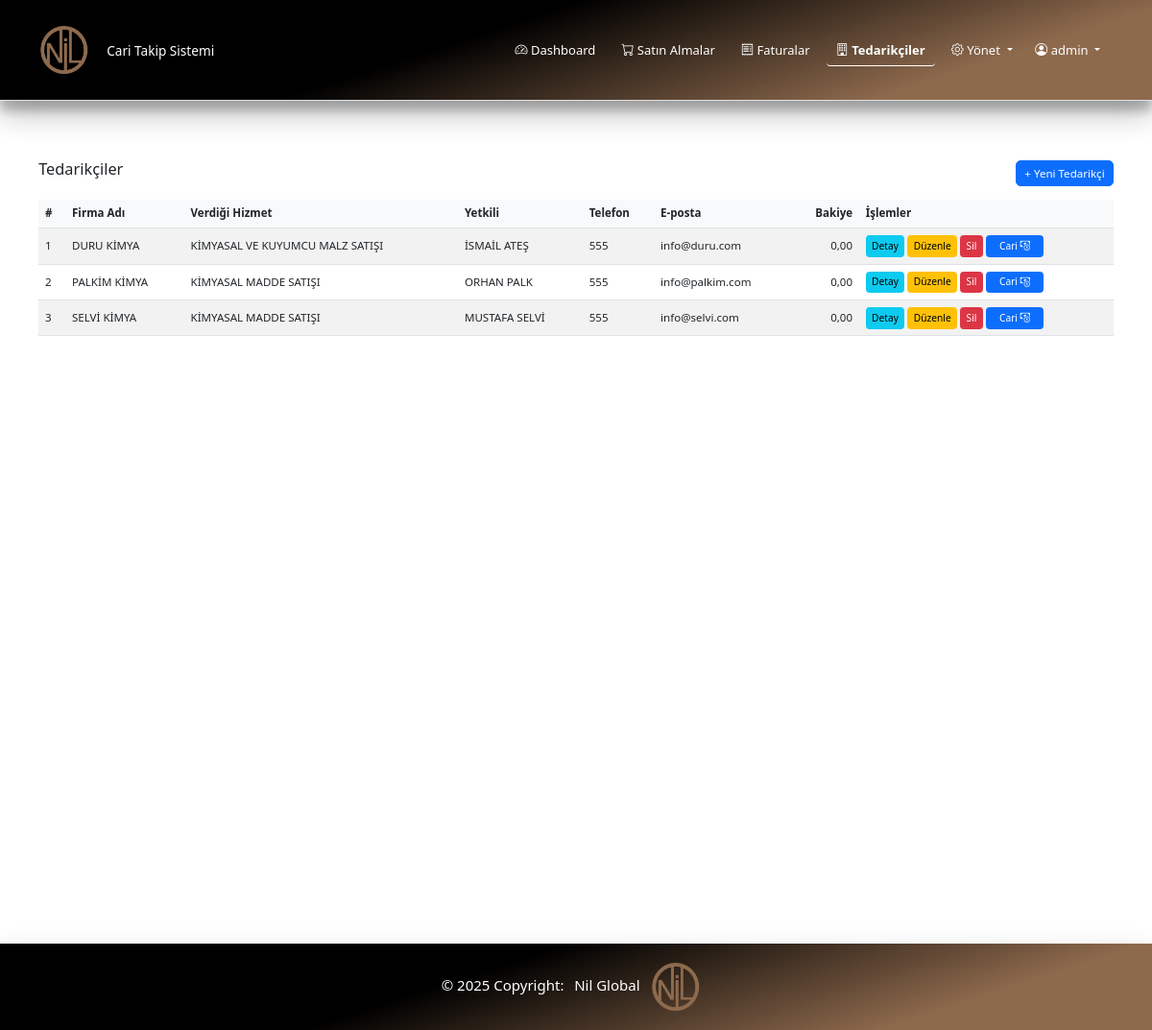
The page /tedarikciler/ (signed in) on the database as committed earlier.
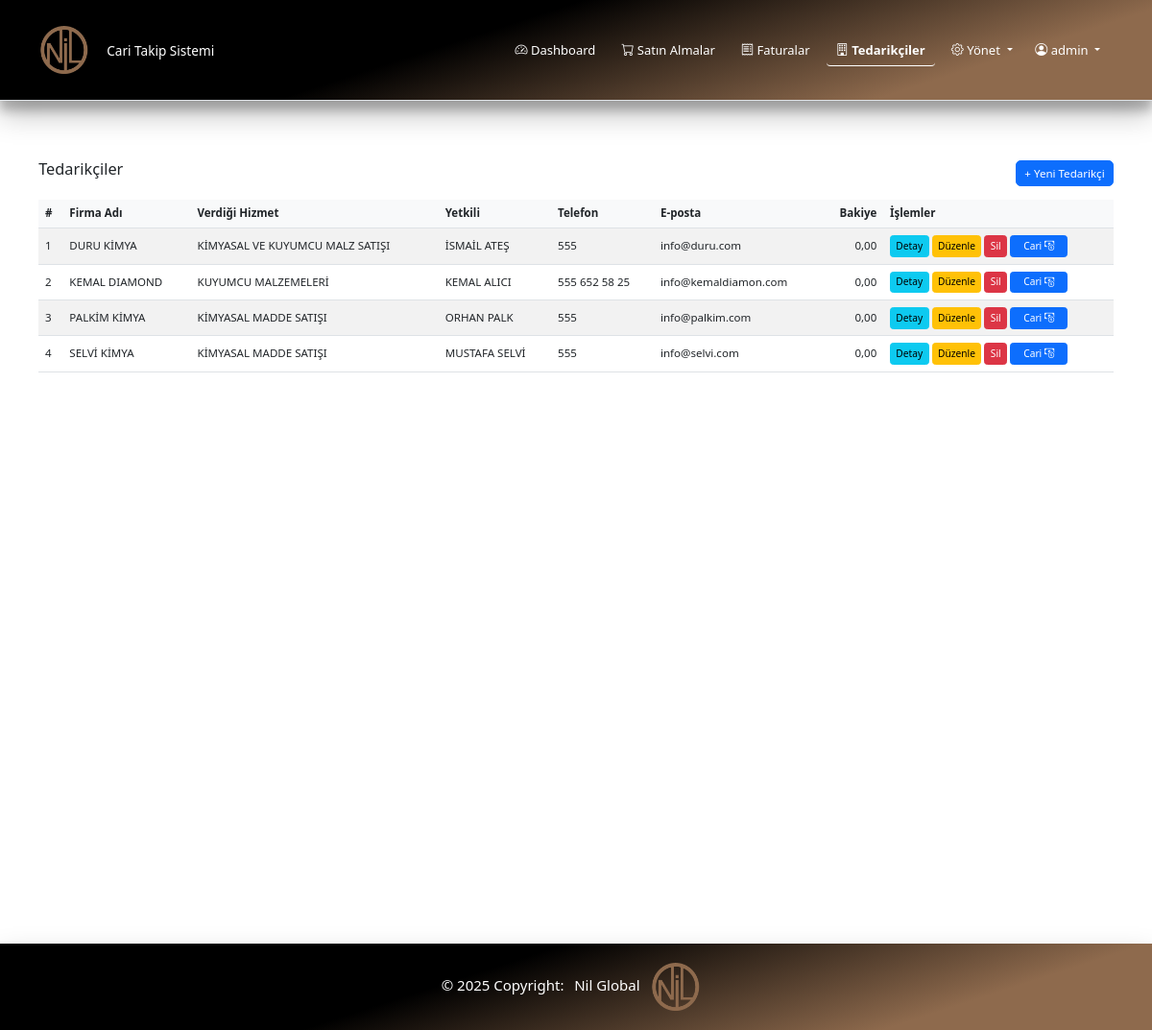
The same page on the database as committed later.
### tedarikciler/models.py (models this page shows, shortened)
class Tedarikci(models.Model):
    ad = models.CharField(max_length=255, verbose_name="Firma Adı")
    hizmet = models.CharField(max_length=255, verbose_name="Verdiği Hizmet")
    yetkili = models.CharField(max_length=255, verbose_name="Firma Yetkilisi")
    telefon = models.CharField(max_length=20, verbose_name="Telefon Numarası")
    adres = models.TextField(blank=True, verbose_name="Adres")
    email = models.EmailField(blank=True, verbose_name="E-posta Adresi")
    created_at = models.DateTimeField(auto_now_add=True)
    updated_at = models.DateTimeField(auto_now=True)
    class Meta:
        verbose_name = "Tedarikçi"
        verbose_name_plural = "Tedarikçiler"
        ordering = ['ad']

### tedarikciler/views.py (the view)
# urls.py: path('', views.tedarikci_listesi, name='tedarikci_listesi'),
@login_required
def tedarikci_listesi(request):
    tedarikciler = Tedarikci.objects.annotate(
        bakiye=Sum(
            ExpressionWrapper(
                F('satinalma__birim_fiyat') * F('satinalma__miktar') * (1 + (F('satinalma__kdv__oran') / 100.0)),
                output_field=DecimalField()
            ),
            filter=Q(satinalma__faturalari=None)
        )
    ).order_by('ad')
    return render(request, 'tedarikciler/tedarikci_listesi.html', {'tedarikciler': tedarikciler})

### tedarikciler/templates/tedarikciler/tedarikci_listesi.html (shortened to what this page needs)
{% extends 'base.html' %}
{% block content %}
<div class="container wrappernil">
    <div class="d-flex justify-content-between align-items-center mb-3 mt-4">
        <h2>Tedarikçiler</h2>
        <a href="{% url 'tedarikciler:tedarikci_ekle' %}" class="btn btn-primary">
             + Yeni Tedarikçi
        </a>
    </div>
    <div class="table-responsive">
    <table class="table table-striped table-hover">
        <thead>
            <tr>
                <th>#</th>
                <th>Firma Adı</th>
                <th>Verdiği Hizmet</th>
                <th>Yetkili</th>
                <th>Telefon</th>
                <th>E-posta</th>
                <th class="text-end">Bakiye</th>
                <th>İşlemler</th>
            </tr>
        </thead>
        <tbody>
            {% for tedarikci in tedarikciler %}
            <tr>
                <td>{{ forloop.counter }}</td>
                <td>{{ tedarikci.ad }}</td>
                <td>{{ tedarikci.hizmet }}</td>
                <td>{{ tedarikci.yetkili }}</td>
                <td>{{ tedarikci.telefon }}</td>
                <td>{{ tedarikci.email }}</td>
                <td class="text-end">{{ tedarikci.bakiye|default:"0.00"|floatformat:2 }}</td>
                <td>
                    <a href="{% url 'tedarikciler:tedarikci_detay' tedarikci.pk %}" class="btn btn-info btn-sm">Detay</a>
                    <a href="{% url 'tedarikciler:tedarikci_duzenle' tedarikci.pk %}" class="btn btn-warning btn-sm">Düzenle</a>
                    <a href="{% url 'tedarikciler:tedarikci_sil' tedarikci.pk %}" class="btn btn-danger btn-sm">Sil</a>
                    <a href="{% url 'tedarikciler:tedarikci_cari' tedarikci.pk %}" class="btn btn-primary btn-sm" style="width: 60px;">Cari <i class="bi bi-cash-coin"></i></a>
                </td>
            </tr>
            {% empty %}
            <tr>
                <td colspan="6" class="text-center">Henüz tedarikçi bulunmuyor.</td>
            </tr>
            {% endfor %}
        </tbody>
    </table>
    </div>
</div>
{% endblock %}

Rows that differ between the two databases and show on the page:
added Tedarikci: ad "KEMAL DIAMOND", hizmet "KUYUMCU MALZEMELERİ", yetkili "KEMAL ALICI", telefon "555 652 58 25", email "info@kemaldiamon.com", bakiye "0,00"
